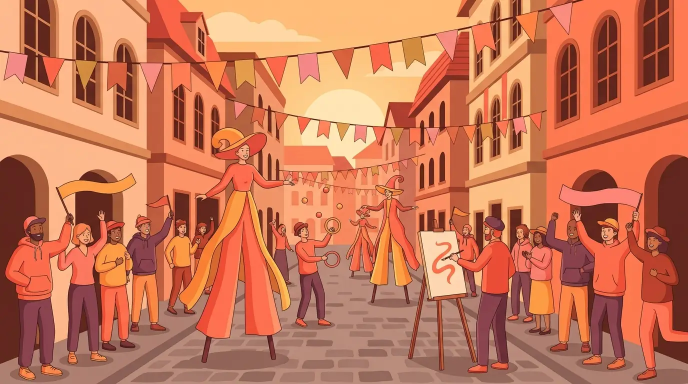
#> input picture img/cat-culture.webp, 1376 x 768 px, given in place of b_chiaksan.jpg, which was not available (shown at 1/2 size)
$ python _make_maple_fallback.py
#> lines starting #> are read from the running program, lines starting #| are printed output that depends on the picture
# -*- coding: utf-8 -*-
"""단풍 카드 대체 이미지 만들기 — 축제 등불 야경(/img/hero.webp) 대신 «진짜 단풍 사진»을 쓴다.
원본: 위키미디어 공용 File:Autumn in Chiak Mountain.jpg (치악산 단풍과 개울)
      저작자 Sohyeon Bak · CC BY-SA 3.0 · https://commons.wikimedia.org/wiki/File:Autumn_in_Chiak_Mountain.jpg
왜 이 컷인가: 랜드마크가 안 보인다. 대둔산 구름다리 컷은 더 화려하지만 «그 산으로 보이는» 사진이라
             다른 산 카드의 대체 이미지로 쓰면 사람을 속인다.
"""
import io, os
from PIL import Image

SRC = r"C:\Users\USER\Documents\Claude\Projects\프로그램만들기 신사업\_maple_cand\b_chiaksan.jpg"
DST = r"C:\dev\chukjemoa\img\maple-fallback.webp"

im = Image.open(SRC).convert("RGB")
#> im is the input picture: PIL image 1376x768 RGB; mean R, G, B 200.8, 118.1, 86
w, h = im.size
#> w = 1376; h = 768
# 카드 썸네일 비율(3:2)에 맞춰 가운데를 자르고 1280폭으로 줄인다
tw, th = 3, 2
if w / h > tw / th:
    nw = int(h * tw / th); im = im.crop(((w - nw) // 2, 0, (w + nw) // 2, h))
#> after `nw = int(h * tw / th)`: nw = 1152
#> after `im = im.crop(((w - nw) // 2, 0, (w + nw) // 2, h))`:
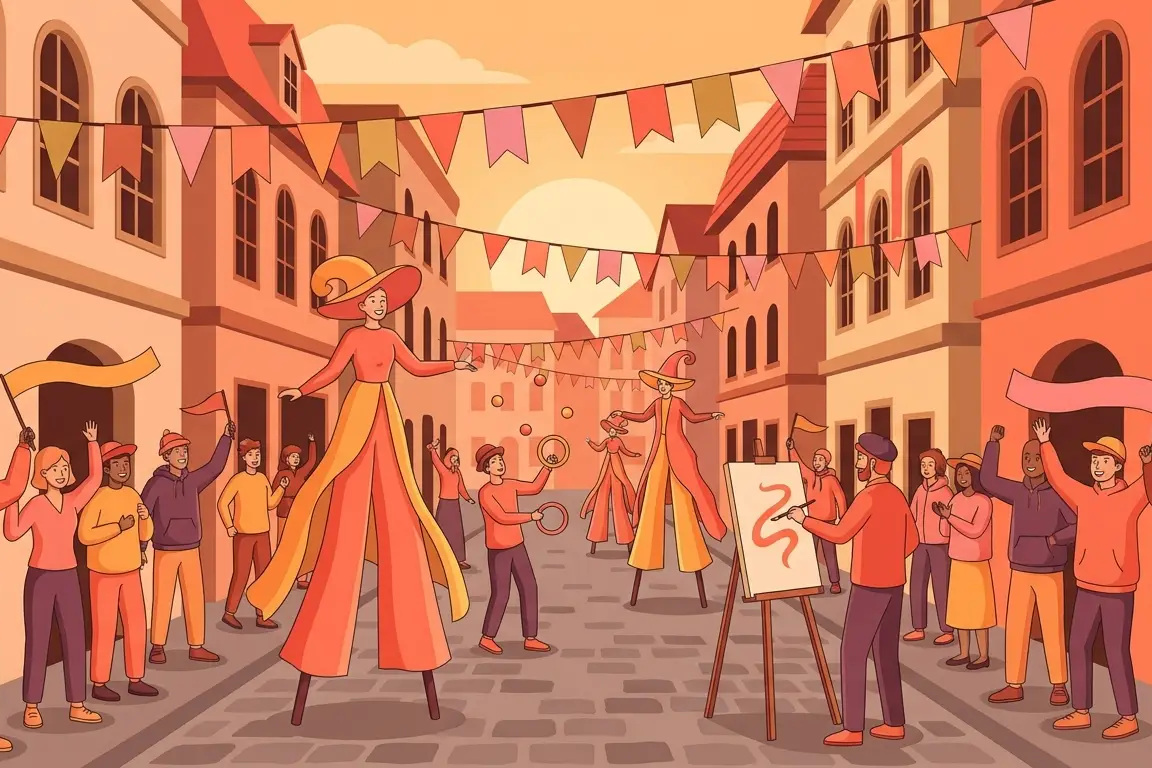
#> im: PIL image 1152x768 RGB; mean R, G, B 205.1, 123.2, 89.5
else:
    nh = int(w * th / tw); im = im.crop((0, (h - nh) // 2, w, (h + nh) // 2))
# 카드 썸네일용이라 크게 갈 이유가 없다. 처음에 1280·q74 로 만들었더니 433KB —
# 카드 한 장 배경으로 쓰기엔 과하다(모바일 70%인 사이트다). 960·q60 으로 낮춘다.
im = im.resize((960, int(960 * th / tw)), Image.LANCZOS)
#> im: PIL image 960x640 RGB
im.save(DST, "WEBP", quality=60, method=6)
print("저장:", DST, os.path.getsize(DST) // 1024, "KB", im.size)
#| 저장: C:\dev\chukjemoa\img\maple-fallback.webp 50 KB (960, 640)

$ run again, on img/cat-etc.webp
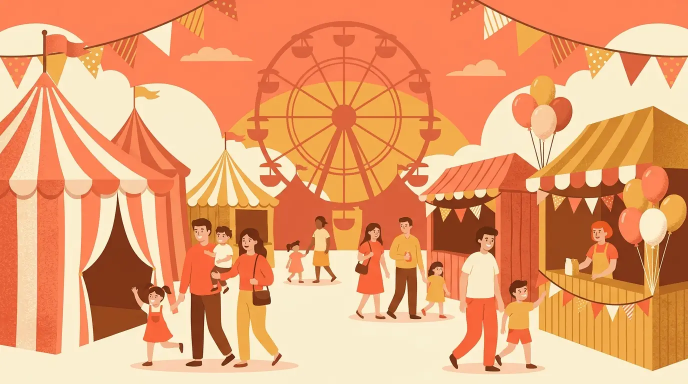
#> input picture img/cat-etc.webp, 1376 x 768 px, given in place of b_chiaksan.jpg, which was not available (shown at 1/2 size)
#> im is the input picture: PIL image 1376x768 RGB; mean R, G, B 232.6, 159.7, 112.3
#> `im = im.crop(((w - nw) // 2, 0, (w + nw) // 2, h))`:
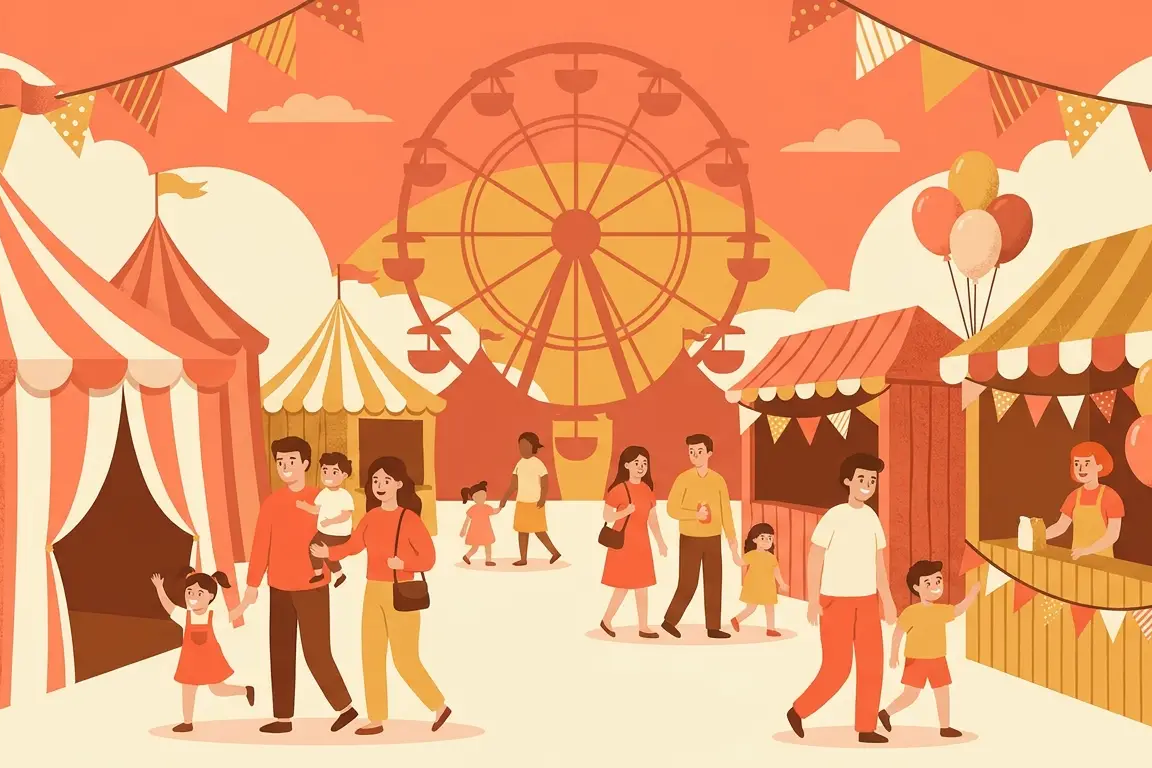
#> im: PIL image 1152x768 RGB; mean R, G, B 233.1, 159.6, 112.4
#| 저장: C:\dev\chukjemoa\img\maple-fallback.webp 33 KB (960, 640)
